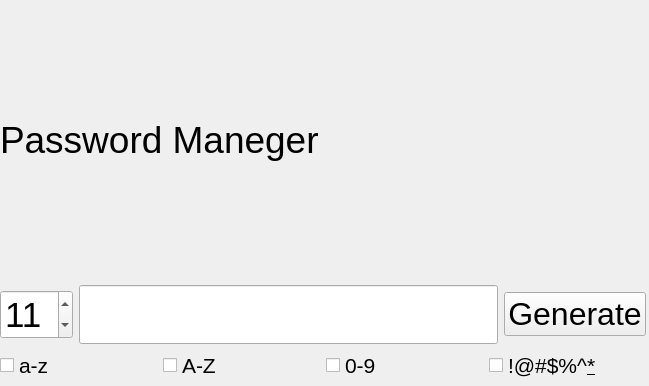
<?xml version="1.0" encoding="UTF-8"?>
<ui version="4.0">
 <class>Form</class>
 <widget class="QWidget" name="Form">
  <property name="geometry">
   <rect>
    <x>0</x>
    <y>0</y>
    <width>649</width>
    <height>386</height>
   </rect>
  </property>
  <property name="windowTitle">
   <string>Form</string>
  </property>
  <widget class="QWidget" name="verticalLayoutWidget">
   <property name="geometry">
    <rect>
     <x>0</x>
     <y>0</y>
     <width>646</width>
     <height>381</height>
    </rect>
   </property>
   <layout class="QVBoxLayout" name="verticalLayout">
    <item>
     <widget class="QLabel" name="label">
      <property name="font">
       <font>
        <pointsize>28</pointsize>
       </font>
      </property>
      <property name="acceptDrops">
       <bool>false</bool>
      </property>
      <property name="layoutDirection">
       <enum>Qt::LeftToRight</enum>
      </property>
      <property name="autoFillBackground">
       <bool>false</bool>
      </property>
      <property name="styleSheet">
       <string notr="true"/>
      </property>
      <property name="text">
       <string>Password Maneger</string>
      </property>
      <property name="scaledContents">
       <bool>false</bool>
      </property>
      <property name="wordWrap">
       <bool>false</bool>
      </property>
      <property name="margin">
       <number>0</number>
      </property>
      <property name="textInteractionFlags">
       <set>Qt::NoTextInteraction</set>
      </property>
     </widget>
    </item>
    <item>
     <layout class="QHBoxLayout" name="horizontalLayout_2">
      <item>
       <widget class="QSpinBox" name="spinBox">
        <property name="font">
         <font>
          <pointsize>26</pointsize>
         </font>
        </property>
        <property name="cursor">
         <cursorShape>PointingHandCursor</cursorShape>
        </property>
        <property name="contextMenuPolicy">
         <enum>Qt::DefaultContextMenu</enum>
        </property>
        <property name="acceptDrops">
         <bool>false</bool>
        </property>
        <property name="minimum">
         <number>0</number>
        </property>
        <property name="singleStep">
         <number>8</number>
        </property>
        <property name="value">
         <number>11</number>
        </property>
       </widget>
      </item>
      <item>
       <widget class="QLineEdit" name="passwod_output">
        <property name="font">
         <font>
          <family>Nirmala UI Semilight</family>
          <pointsize>28</pointsize>
         </font>
        </property>
        <property name="layoutDirection">
         <enum>Qt::LeftToRight</enum>
        </property>
        <property name="autoFillBackground">
         <bool>false</bool>
        </property>
        <property name="inputMask">
         <string/>
        </property>
        <property name="text">
         <string/>
        </property>
        <property name="readOnly">
         <bool>true</bool>
        </property>
       </widget>
      </item>
      <item>
       <widget class="QPushButton" name="pushButton">
        <property name="font">
         <font>
          <pointsize>24</pointsize>
         </font>
        </property>
        <property name="cursor">
         <cursorShape>PointingHandCursor</cursorShape>
        </property>
        <property name="text">
         <string>Generate</string>
        </property>
       </widget>
      </item>
     </layout>
    </item>
    <item>
     <layout class="QHBoxLayout" name="horizontalLayout">
      <item>
       <widget class="QCheckBox" name="checkBox_4">
        <property name="font">
         <font>
          <pointsize>16</pointsize>
         </font>
        </property>
        <property name="cursor">
         <cursorShape>PointingHandCursor</cursorShape>
        </property>
        <property name="text">
         <string>a-z</string>
        </property>
       </widget>
      </item>
      <item>
       <widget class="QCheckBox" name="checkBox_3">
        <property name="font">
         <font>
          <pointsize>16</pointsize>
         </font>
        </property>
        <property name="cursor">
         <cursorShape>PointingHandCursor</cursorShape>
        </property>
        <property name="text">
         <string>A-Z</string>
        </property>
       </widget>
      </item>
      <item>
       <widget class="QCheckBox" name="checkBox_2">
        <property name="font">
         <font>
          <pointsize>16</pointsize>
         </font>
        </property>
        <property name="cursor">
         <cursorShape>PointingHandCursor</cursorShape>
        </property>
        <property name="text">
         <string>0-9</string>
        </property>
       </widget>
      </item>
      <item>
       <widget class="QCheckBox" name="checkBox">
        <property name="font">
         <font>
          <pointsize>16</pointsize>
         </font>
        </property>
        <property name="cursor">
         <cursorShape>PointingHandCursor</cursorShape>
        </property>
        <property name="text">
         <string>!@#$%^&amp;*</string>
        </property>
       </widget>
      </item>
     </layout>
    </item>
   </layout>
  </widget>
 </widget>
 <resources/>
 <connections/>
</ui>
